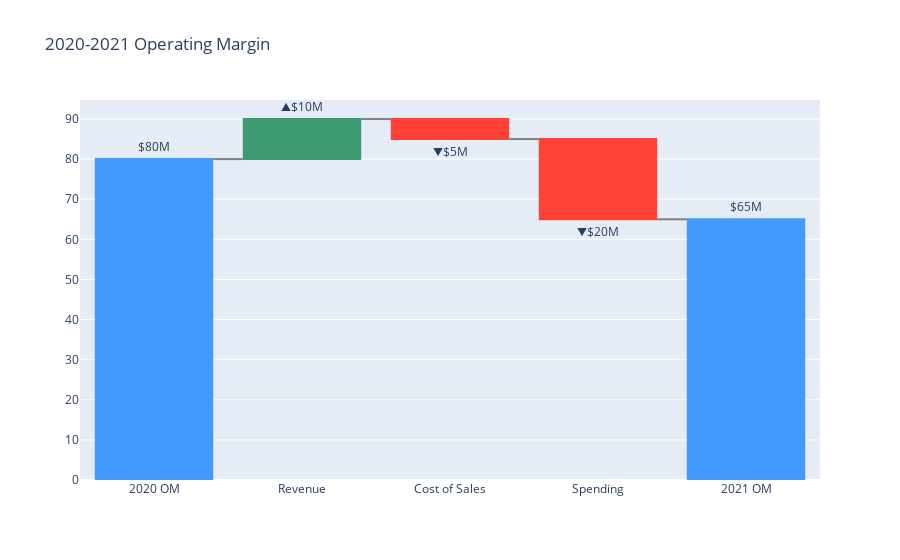

Write notebook code for a chart like this one.
### Markdown cell above
Then we could construct our waterfall as follows:

### Code cell
fig = go.Figure(go.Waterfall(
    measure = df["measure"],
    x = df["x"],
    y = df["y"],
    textposition = "outside",
    text = df["text"],
    connector = {"line":{"color":"grey"}},
))

fig.update_layout(title = "2020-2021 Operating Margin")

fig.show()

### Figure 1 — Plotly figure (JSON) as saved in the notebook; plotly's stock layout.template omitted (floating-point values rounded to 4 significant figures)
{"data": [{"connector": {"line": {"color": "grey"}}, "measure": ["absolute", "relative", "relative", "relative", "total"], "text": ["$80M", "▲$10M", "▼$5M", "▼$20M", "$65M"], "textposition": "outside", "type": "waterfall", "x": ["2020 OM", "Revenue", "Cost of Sales", "Spending", "2021 OM"], "y": [80, 10, -5, -20, 100]}], "layout": {"title": {"text": "2020-2021 Operating Margin"}}}
